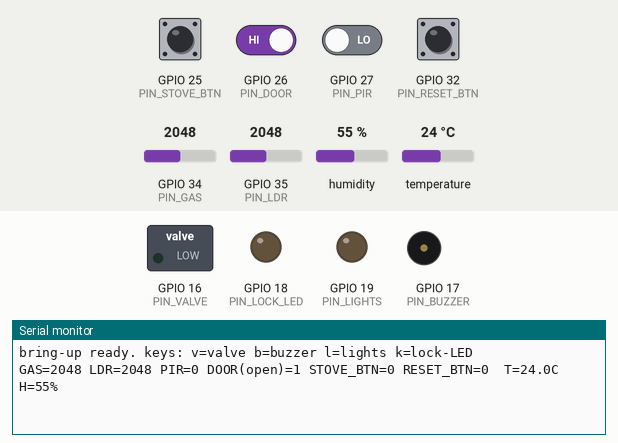
The sketch below on a simulated ESP32. On the bench: switched loads named in the sketch (green lamp = pin HIGH), output pins drawn as LEDs (lit = HIGH), buzzer (waves = sounding, pin HIGH), the last lines printed to the serial monitor. Inputs (shaded band) come from the test bench; at power-on: GPIO 25 (PIN_STOVE_BTN), GPIO 26 (PIN_DOOR), GPIO 32 (PIN_RESET_BTN) HIGH, GPIO 27 (PIN_PIR) LOW, GPIO 34 (PIN_GAS) = 2048, GPIO 35 (PIN_LDR) = 2048, humidity 55 %, temperature 24 °C (analog values on the 0–4095 scale).

Above: at 1.2 s.
1.3 s: GPIO 34 (PIN_GAS) set to 1028
At 2.6 s:
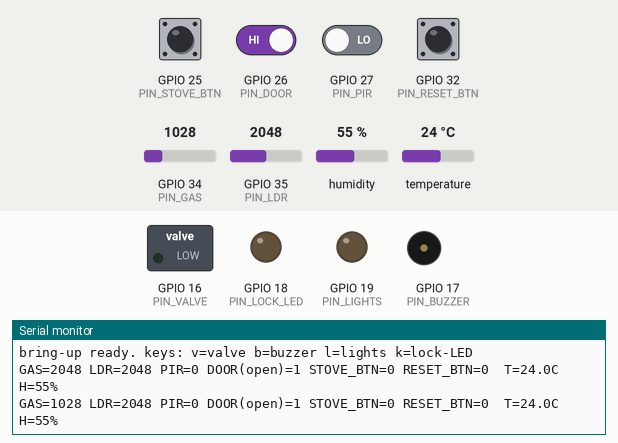
2.8 s: GPIO 34 (PIN_GAS) set to 935
At 3.7 s:
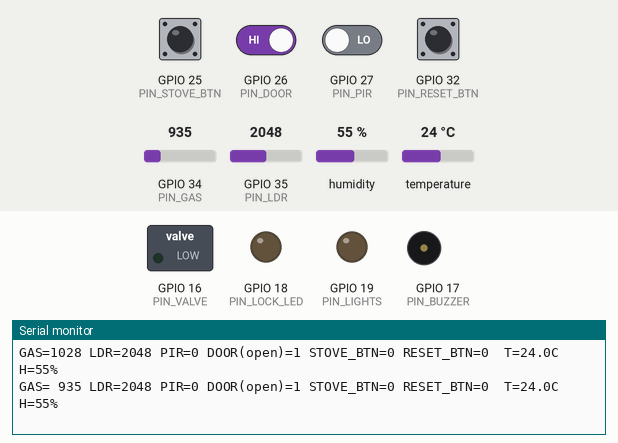
5.5 s: GPIO 35 (PIN_LDR) set to 1049
At 6.8 s:
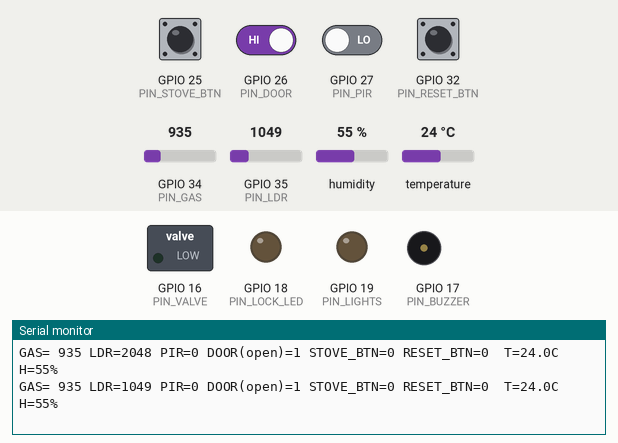
7.0 s: GPIO 35 (PIN_LDR) set to 953
At 7.7 s:
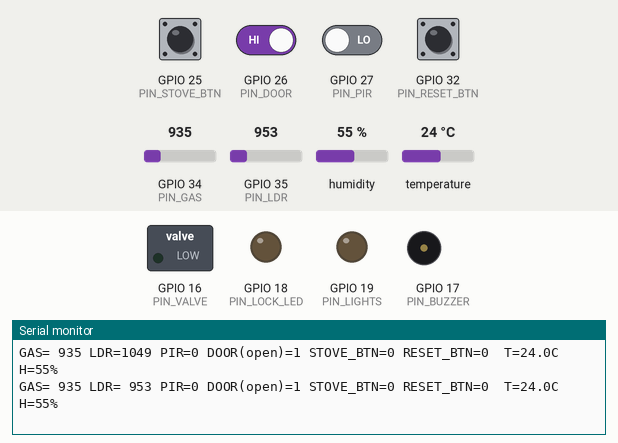

Measured:
- the behaviour switches between 1000 and 999 on GPIO 34 (PIN_GAS) (found by bisection; images 1 and 2)
- the behaviour switches between 1000 and 999 on GPIO 35 (PIN_LDR) (found by bisection; images 3 and 4)
- after the input at 1.3 s, the serial monitor: prints a new line after 0.70 s (image 1)
- after the input at 2.8 s, the serial monitor: prints a new line after 0.20 s (image 2)
- after the input at 5.5 s, the serial monitor: prints a new line after 0.51 s (image 3)
- after the input at 7.0 s, the serial monitor: prints a new line at once (image 4)

The sketch:

home_node_bringup.ino
```cpp
/*
 * home_node_bringup.ino — wiring test. Flash THIS first, before home_node.ino.
 * No Wi-Fi, no MQTT, no safety logic: it just proves every sensor and output works.
 *
 * Serial monitor 115200 baud. Every second it prints all inputs. Type a letter + Enter:
 *   v  toggle valve relay (GPIO16)      b  toggle buzzer (GPIO17)
 *   l  toggle lights (GPIO19)           k  toggle lock LED (GPIO18)
 * Expected: PIR flips 0/1 when you wave a hand (after ~60 s warm-up); DOOR flips when
 * you separate the reed switch from its magnet; STOVE_BTN / RESET_BTN read 0 while pressed;
 * GAS rises when you turn the potentiometer (emulated gas channel) - or when unlit lighter gas reaches a real MQ-2;
 * LDR falls when you cover it; temp/humidity look sane (~25-32 C, 40-80 %).
 * Libraries: DHT sensor library + Adafruit Unified Sensor.
 */
#include <DHT.h>
#define PIN_GAS 34
#define PIN_LDR 35
#define PIN_DHT 4
#define PIN_PIR 27
#define PIN_DOOR 26
#define PIN_STOVE_BTN 25
#define PIN_RESET_BTN 32
#define PIN_VALVE 16
#define PIN_BUZZER 17
#define PIN_LIGHTS 19
#define PIN_LOCK_LED 18
#define RELAY_ACTIVE_LOW 0        // must match home_node.ino; if the relay clicks ON at boot, set to 1

#define DHT_TYPE DHT11            // DHT22 if you have one
DHT dht(PIN_DHT, DHT_TYPE);
bool st[4] = {false, false, false, false};
const int outs[4] = {PIN_VALVE, PIN_BUZZER, PIN_LIGHTS, PIN_LOCK_LED};
const char keys[4] = {'v', 'b', 'l', 'k'};

void drive(int i) {
  bool level = st[i];
  if ((i == 0 || i == 2) && RELAY_ACTIVE_LOW) level = !level;   // relay channels
  digitalWrite(outs[i], level);
}

void setup() {
  Serial.begin(115200);
  pinMode(PIN_PIR, INPUT); pinMode(PIN_DOOR, INPUT_PULLUP);
  pinMode(PIN_STOVE_BTN, INPUT_PULLUP); pinMode(PIN_RESET_BTN, INPUT_PULLUP);
  for (int i = 0; i < 4; i++) { pinMode(outs[i], OUTPUT); drive(i); }
  analogReadResolution(12);
  analogSetPinAttenuation(PIN_GAS, ADC_11db); analogSetPinAttenuation(PIN_LDR, ADC_11db);
  dht.begin();
  Serial.println("bring-up ready. keys: v=valve b=buzzer l=lights k=lock-LED");
}

void loop() {
  static unsigned long t = 0;
  while (Serial.available()) {
    char c = Serial.read();
    for (int i = 0; i < 4; i++) if (c == keys[i]) { st[i] = !st[i]; drive(i); Serial.printf("%c -> %d\n", c, st[i]); }
  }
  if (millis() - t > 1000) {
    t = millis();
    Serial.printf("GAS=%4d LDR=%4d PIR=%d DOOR(open)=%d STOVE_BTN=%d RESET_BTN=%d  T=%.1fC H=%.0f%%\n",
                  analogRead(PIN_GAS), analogRead(PIN_LDR), digitalRead(PIN_PIR),
                  digitalRead(PIN_DOOR), !digitalRead(PIN_STOVE_BTN), !digitalRead(PIN_RESET_BTN),
                  dht.readTemperature(), dht.readHumidity());
  }
}
```
